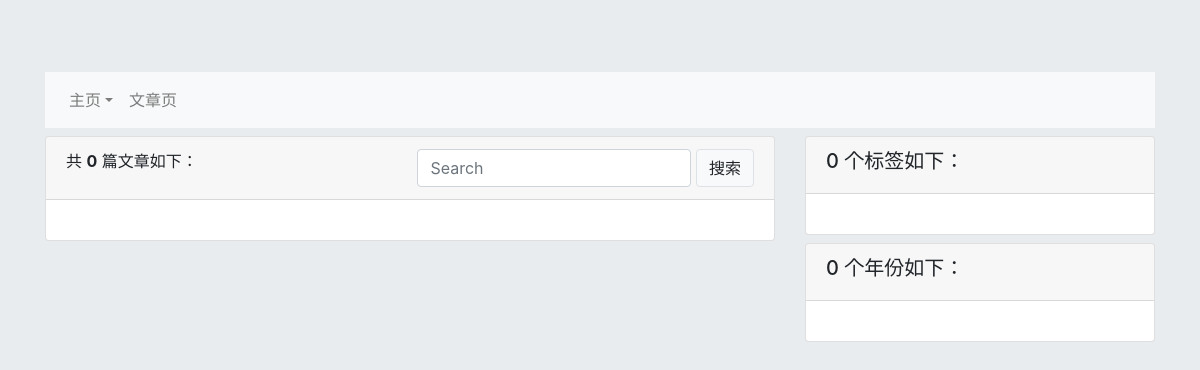
The page /blogs/ on the database as committed earlier.
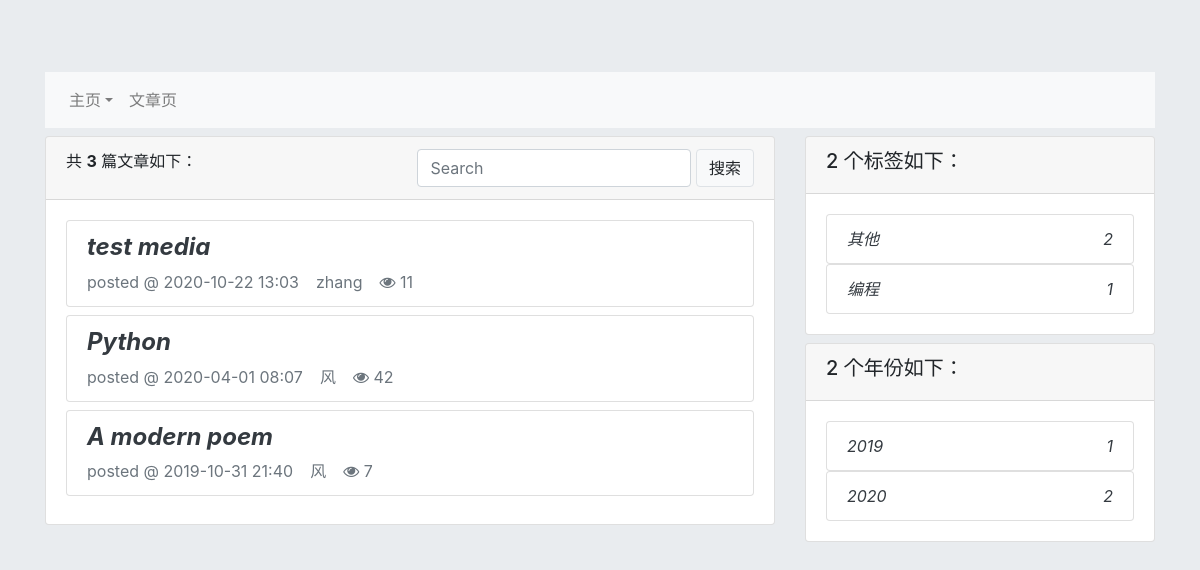
The same page on the database as committed later.
### blog/models.py (models this page shows, shortened)
class Article(models.Model):
    states = (
        ('draft', '草稿'),
        ('pub', '发布'),
    )
    title = models.CharField('文章标题', max_length=200)
    author = models.CharField('作者', max_length=16)
    category = models.CharField('分类', max_length=10, default='其他')
    body = MDTextField('内容')
    pub_date = models.DateTimeField('发布日期', default=timezone.now)
    views = models.IntegerField('浏览量', default=0)
    mod_date = models.DateTimeField('修改时间', default=timezone.now)
    state = models.CharField('状态', max_length=8, choices=states, default='draft')

### blog/views.py (the view)
# urls.py: path('', views.article, name='article'),
def article(request):
    articles = Article.objects.filter(state='pub').order_by('-pub_date')
    label_to_articles, year_to_articles = get_label_and_year_to_articles()
    return render(request, 'blog/article.html', locals())

### blog/templates/blog/article.html (shortened to what this page needs)
{% extends 'blog/base.html' %}
{% block content %}
<div class="row">
    <div class="col-sm-12 col-md-12 col-lg-8 col-xl-8">
        <div class="card">
            <div class="card-header">
                <div class="float-left">
                    <span>共 <strong>{{ articles|length }}</strong> 篇文章如下：</span>
                </div>
                <div class="float-right">
                    <form class="form-inline" method="get" action="{% url 'blog:get_search_articles' %}">
                        <input type="search" class="form-control" name="q" placeholder="Search" required> &nbsp;
                        <button type="submit" class="btn btn-light border">搜索</button>
                    </form>
                </div>
            </div>
            <div class="card-body">
                {% for article in articles %}
                <div class="list-group">
                    <div class="list-group-item">
                        <h4>
                            <a class="text-dark font-italic font-weight-bold"
                            href="{% url 'blog:article_body' article.id %}">{{ article.title }}</a>
                        </h4>
                        <span class="text-muted">
                            posted @ {{ article.pub_date|date:'Y-m-d H:i' }}
                            &ensp; {{ article.author }}
                            &ensp; <i class="fa fa-eye" aria-hidden="true"></i> {{ article.views }}
                        </span>
                    </div>
                </div>
                {% endfor %}
            </div>
        </div>
    </div>
    <div class="col-sm-0 col-md-0 col-lg-4 col-xl-4">
        <div class="card">
            <div class="card-header">
                <h5>{{ label_to_articles|length }} 个标签如下：</h5>
            </div>
            <div class="card-body">
                {% if label_to_articles %}
                {% for label, articles in label_to_articles.items %}
                <a class="text-dark font-italic" href="{% url 'blog:get_articles_by_label' label %}">
                    <div class="list-group-item">
                        {{ label }}
                        <div class="float-right">
                            {{ articles|length }}
                        </div>
                    </div>
                </a>
                {% endfor %}
                {% endif %}
            </div>
        </div>
        <div class="card">
            <div class="card-header">
                <h5>{{ year_to_articles|length }} 个年份如下：</h5>
            </div>
            <div class="card-body">
                {% if year_to_articles %}
                {% for year, articles in year_to_articles.items %}
                <a class="text-dark font-italic" href="{% url 'blog:get_articles_by_year' year %}">
                    <div class="list-group-item">
                        {{ year }}
                        <div class="float-right">
                            {{ articles|length }}
                        </div>
                    </div>
                </a>
                {% endfor %}
                {% endif %}
            </div>
        </div>
    </div>
</div>
{% endblock %}

Rows that differ between the two databases and show on the page:
added Article: title "test media", pub_date "2020-10-22 13:03", author "zhang", views "11"
added Article: title "Python", pub_date "2020-04-01 08:07", author "风", views "42"
now on this page (row edited): Article: title "A modern poem", pub_date "2019-10-31 21:40", author "风", views "7"
Other text that changed with them:
{{ articles|length }}: "0" → "3"
{{ label_to_articles|length }}: "0" → "2"
{{ year_to_articles|length }}: "0" → "2"
new list line: "其他 2"
new list line: "编程 1"
new list line: "2019 1"
new list line: "2020 2"
